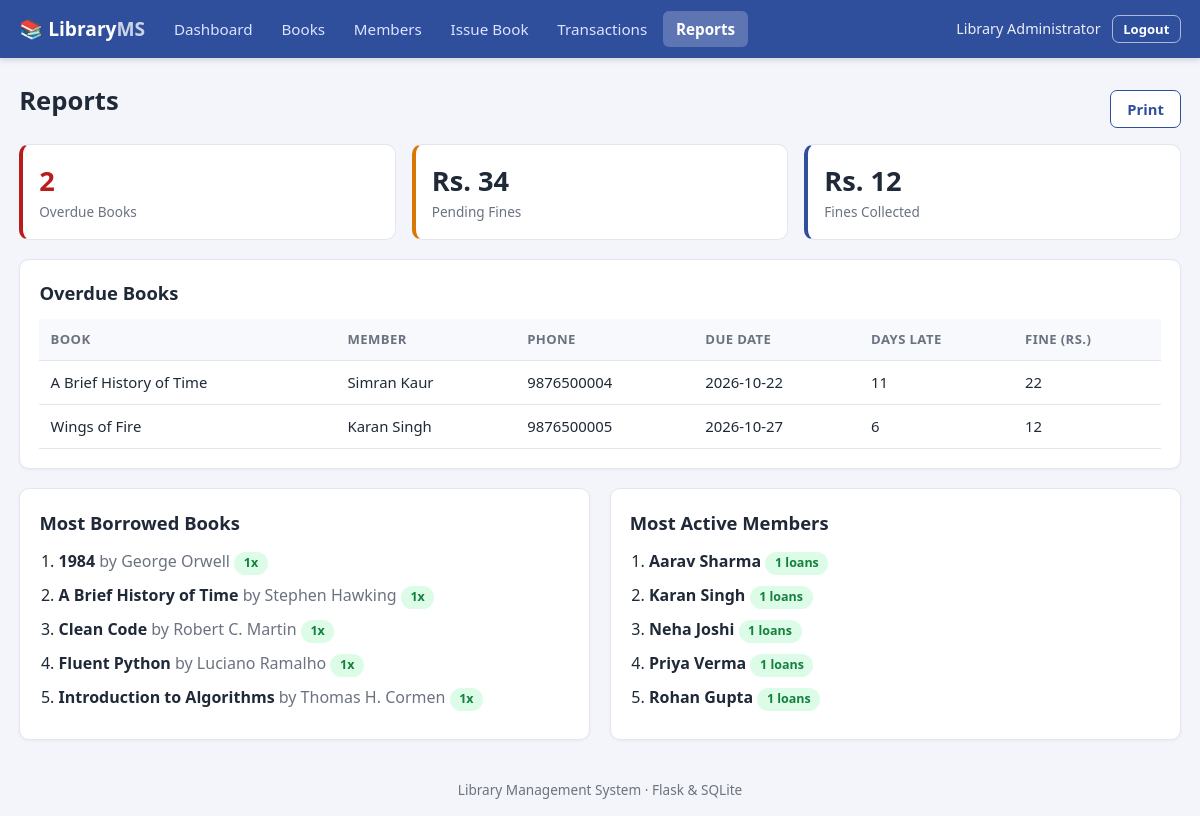
The app's page /reports (signed in) with its own data.
### tables this page shows
CREATE TABLE issues (
    id          INTEGER PRIMARY KEY AUTOINCREMENT,
    book_id     INTEGER NOT NULL REFERENCES books(id),
    member_id   INTEGER NOT NULL REFERENCES members(id),
    issue_date  TEXT NOT NULL,
    due_date    TEXT NOT NULL,
    return_date TEXT,
    fine        INTEGER NOT NULL DEFAULT 0,
    status      TEXT NOT NULL DEFAULT 'issued' CHECK (status IN ('issued', 'returned'))
);

CREATE TABLE books (
    id               INTEGER PRIMARY KEY AUTOINCREMENT,
    isbn             TEXT NOT NULL UNIQUE,
    title            TEXT NOT NULL,
    author           TEXT NOT NULL,
    publisher        TEXT,
    year             INTEGER,
    category_id      INTEGER REFERENCES categories(id) ON DELETE SET NULL,
    total_copies     INTEGER NOT NULL DEFAULT 1 CHECK (total_copies >= 0),
    available_copies INTEGER NOT NULL DEFAULT 1 CHECK (available_copies >= 0)
);

CREATE TABLE members (
    id        INTEGER PRIMARY KEY AUTOINCREMENT,
    name      TEXT NOT NULL,
    email     TEXT NOT NULL UNIQUE,
    phone     TEXT,
    address   TEXT,
    join_date TEXT NOT NULL,
    status    TEXT NOT NULL DEFAULT 'active' CHECK (status IN ('active', 'inactive'))
);

### app.py (the view)
@app.route("/reports")
@login_required
def reports():
    conn = get_conn()
    today_s = date.today().isoformat()
    overdue = []
    for r in conn.execute(
        """SELECT i.id, b.title, m.name AS member, m.phone, i.issue_date, i.due_date
           FROM issues i JOIN books b ON b.id=i.book_id JOIN members m ON m.id=i.member_id
           WHERE i.status='issued' AND i.due_date < ? ORDER BY i.due_date""", (today_s,)):
        row = dict(r)
        row["days_late"] = (date.today() - date.fromisoformat(r["due_date"])).days
        row["fine"] = db.calculate_fine(r["due_date"])
        overdue.append(row)
    popular = conn.execute(
        """SELECT b.title, b.author, COUNT(i.id) AS times FROM issues i
           JOIN books b ON b.id = i.book_id GROUP BY b.id ORDER BY times DESC, b.title LIMIT 5""").fetchall()
    active_members = conn.execute(
        """SELECT m.name, COUNT(i.id) AS times FROM issues i
           JOIN members m ON m.id = i.member_id GROUP BY m.id ORDER BY times DESC, m.name LIMIT 5""").fetchall()
    collected = conn.execute("SELECT COALESCE(SUM(fine),0) FROM issues WHERE status='returned'").fetchone()[0]
    pending = sum(o["fine"] for o in overdue)
    return render_template("reports.html", overdue=overdue, popular=popular,
                           active_members=active_members, collected=collected, pending=pending)

### app.py (called while the page is built)
def get_conn():
    if "conn" not in g:
        g.conn = db.get_db()
    return g.conn

@app.teardown_appcontext
def close_conn(_exc):
    conn = g.pop("conn", None)
    if conn is not None:
        conn.close()

def login_required(view):
    @wraps(view)
    def wrapped(*args, **kwargs):
        if "user_id" not in session:
            return redirect(url_for("login", next=request.path))
        return view(*args, **kwargs)
    return wrapped

def csrf_token():
    if "_csrf" not in session:
        session["_csrf"] = secrets.token_hex(16)
    return session["_csrf"]

@app.before_request
def protect_post():
    if request.method == "POST":
        sent = request.form.get("_csrf") or request.headers.get("X-CSRF-Token")
        if not sent or sent != session.get("_csrf"):
            abort(400, "Invalid or missing CSRF token. Please reload the page and try again.")

@app.context_processor
def inject_globals():
    return {"today": date.today().isoformat(), "loan_days": db.LOAN_DAYS,
            "fine_per_day": db.FINE_PER_DAY}

### database.py (called while the page is built)
def get_db():
    conn = sqlite3.connect(DB_PATH)
    conn.row_factory = sqlite3.Row
    conn.execute("PRAGMA foreign_keys = ON")
    return conn

def calculate_fine(due_date_str, return_date=None):
    return_date = return_date or date.today()
    due = date.fromisoformat(due_date_str)
    late_days = (return_date - due).days
    return max(0, late_days) * FINE_PER_DAY

### Library_Management_System/templates/reports.html (shortened to what this page needs)
{% extends "base.html" %}
{% block content %}
<div class="page-head">
  <h1>Reports</h1>
  <button class="btn btn-outline" onclick="window.print()">Print</button>
</div>
<section class="stats">
  <div class="stat stat-danger"><span class="stat-num">{{ overdue|length }}</span><span class="stat-label">Overdue Books</span></div>
  <div class="stat stat-warn"><span class="stat-num">Rs. {{ pending }}</span><span class="stat-label">Pending Fines</span></div>
  <div class="stat"><span class="stat-num">Rs. {{ collected }}</span><span class="stat-label">Fines Collected</span></div>
</section>
<section class="card">
  <h2>Overdue Books</h2>
  <div class="table-wrap">
  <table>
    <thead><tr><th>Book</th><th>Member</th><th>Phone</th><th>Due Date</th><th>Days Late</th><th>Fine (Rs.)</th></tr></thead>
    <tbody>
    {% for o in overdue %}
      <tr><td>{{ o.title }}</td><td>{{ o.member }}</td><td>{{ o.phone or '-' }}</td>
          <td>{{ o.due_date }}</td><td>{{ o.days_late }}</td><td>{{ o.fine }}</td></tr>
    {% else %}
      <tr><td colspan="6" class="empty">No overdue books. &#127881;</td></tr>
    {% endfor %}
    </tbody>
  </table>
  </div>
</section>
<div class="grid-2">
  <section class="card">
    <h2>Most Borrowed Books</h2>
    <ol class="rank">
      {% for p in popular %}<li><strong>{{ p.title }}</strong> <span class="muted">by {{ p.author }}</span> <span class="badge badge-ok">{{ p.times }}x</span></li>
      {% else %}<li class="empty">No data yet.</li>{% endfor %}
    </ol>
  </section>
  <section class="card">
    <h2>Most Active Members</h2>
    <ol class="rank">
      {% for m in active_members %}<li><strong>{{ m.name }}</strong> <span class="badge badge-ok">{{ m.times }} loans</span></li>
      {% else %}<li class="empty">No data yet.</li>{% endfor %}
    </ol>
  </section>
</div>
{% endblock %}

### Library_Management_System/static/css/style.css (style rules this page uses)
:root { --primary: #2f4f9d; --primary-dark: #223a77; --bg: #f3f5fa; --card: #ffffff; --text: #1f2937; --muted: #6b7280; --border: #e2e6ef; --ok: #15803d; --ok-bg: #dcfce7; --warn: #a16207; --warn-bg: #fef3c7; --danger: #b91c1c; --danger-bg: #fee2e2; --info-bg: #dbeafe; --info: #1d4ed8; }
* { box-sizing: border-box; }
body { margin: 0; font-family: "Segoe UI", system-ui, -apple-system, Roboto, Arial, sans-serif; background: var(--bg); color: var(--text); line-height: 1.5; min-height: 100vh; display: flex; flex-direction: column; }
h1 { font-size: 1.6rem; margin: 0 0 1rem; }
h2 { font-size: 1.15rem; margin: 0 0 .8rem; }
.muted { color: var(--muted); }
.page-head { display: flex; justify-content: space-between; align-items: center; gap: 1rem; flex-wrap: wrap; margin-bottom: .5rem; }
.grid-2 { display: grid; grid-template-columns: repeat(auto-fit, minmax(340px, 1fr)); gap: 1.2rem; margin-top: 1.2rem; }
.card { background: var(--card); border: 1px solid var(--border); border-radius: 10px; padding: 1.2rem; box-shadow: 0 1px 3px rgba(16,24,40,.05); margin-bottom: 1.2rem; }
.grid-2 .card { margin-bottom: 0; }
.stats { display: grid; grid-template-columns: repeat(auto-fit, minmax(150px, 1fr)); gap: 1rem; margin-bottom: 1.2rem; }
.stat { background: var(--card); border: 1px solid var(--border); border-left: 4px solid var(--primary); border-radius: 10px; padding: 1rem; display: flex; flex-direction: column; }
.stat-num { font-size: 1.7rem; font-weight: 700; }
.stat-label { color: var(--muted); font-size: .85rem; }
.stat-danger { border-left-color: var(--danger); }
.stat-danger .stat-num { color: var(--danger); }
.stat-warn { border-left-color: #d97706; }
.table-wrap { overflow-x: auto; }
table { width: 100%; border-collapse: collapse; font-size: .93rem; }
th, td { text-align: left; padding: .65rem .7rem; border-bottom: 1px solid var(--border); vertical-align: middle; }
th { background: #f8f9fc; font-weight: 600; font-size: .82rem; text-transform: uppercase; letter-spacing: .03em; color: var(--muted); }
.badge { display: inline-block; padding: .15rem .6rem; border-radius: 999px; font-size: .78rem; font-weight: 600; }
.badge-ok { background: var(--ok-bg); color: var(--ok); }
.btn { display: inline-block; padding: .5rem 1rem; border-radius: 7px; border: 1px solid transparent; font-size: .92rem; font-weight: 600; cursor: pointer; text-decoration: none; font-family: inherit; }
.btn-outline { background: #fff; color: var(--primary); border-color: var(--primary); }
.rank { padding-left: 1.2rem; margin: 0; }
.rank li { margin-bottom: .5rem; }

### records on screen
issues: title "A Brief History of Time", member "Simran Kaur", phone "9876500004", due_date "2026-10-22", days_late "11", fine "22"
issues: title "Wings of Fire", member "Karan Singh", phone "9876500005", due_date "2026-10-27", days_late "6", fine "12"
books: title "1984", author "George Orwell", times "1"
books: title "A Brief History of Time", author "Stephen Hawking", times "1"
books: title "Clean Code", author "Robert C. Martin", times "1"
books: title "Fluent Python", author "Luciano Ramalho", times "1"
books: title "Introduction to Algorithms", author "Thomas H. Cormen", times "1"
members: name "Aarav Sharma", times "1"
members: name "Karan Singh", times "1"
members: name "Neha Joshi", times "1"
members: name "Priya Verma", times "1"
members: name "Rohan Gupta", times "1"

### other values on screen
{{ session.full_name }} "Library Administrator"
{{ overdue|length }} "2"
{{ pending }} "34"
{{ collected }} "12"
